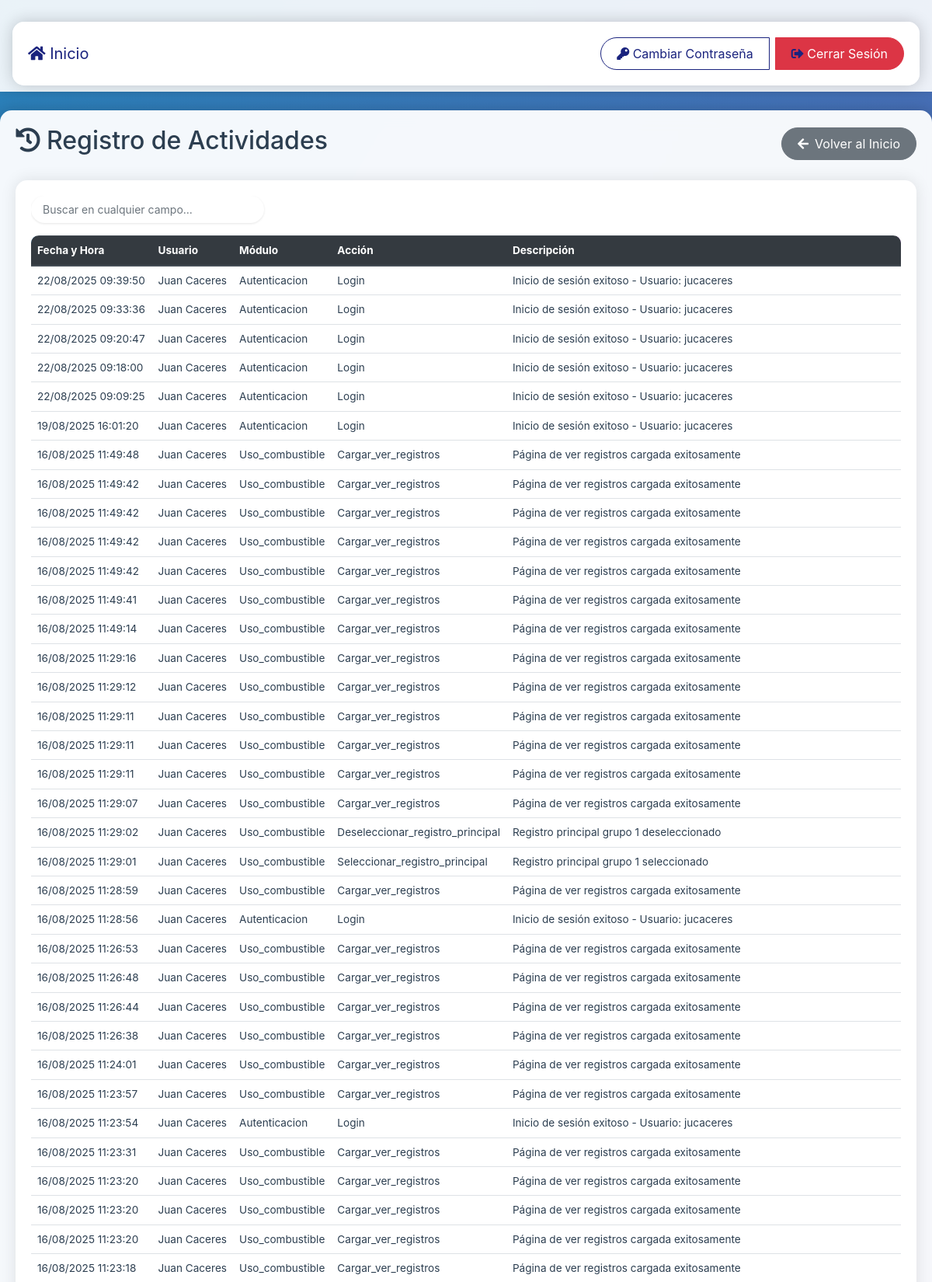
Page /modulos/registro_actividades/index.php (signed in, upper part) on the committed database.
### tables this page shows
CREATE TABLE `registro_actividades` (
  `id` int NOT NULL,
  `usuario_id` int DEFAULT NULL,
  `accion` varchar(255) DEFAULT NULL,
  `descripcion` text,
  `modulo` varchar(100) DEFAULT NULL,
  `fecha_hora` datetime DEFAULT CURRENT_TIMESTAMP,
  `ip_address` varchar(45) DEFAULT NULL
);

CREATE TABLE `usuarios` (
  `id` int NOT NULL,
  `username` varchar(50) NOT NULL,
  `password` varchar(255) NOT NULL,
  `nombre` varchar(100) NOT NULL,
  `rol` enum('administrador','tecnico','supervisor','analista') NOT NULL DEFAULT 'tecnico',
  `codigo_tecnico` varchar(10) DEFAULT NULL,
  `estado` enum('activo','inactivo') NOT NULL DEFAULT 'activo'
);

### models/RegistroActividad.php (called while the page is built, shortened)
<?php
class RegistroActividad {
    private $conn;
    private $table_name = "registro_actividades";
    public function __construct($db) {
        $this->conn = $db;
    }
    public function obtenerRegistros() {
        try {
            $countQuery = "SELECT COUNT(*) FROM " . $this->table_name;
            $stmt = $this->conn->prepare($countQuery);
            $stmt->execute();
            $count = $stmt->fetchColumn();
            $query = "SELECT * FROM " . $this->table_name . " ORDER BY fecha_hora DESC";
            $stmt = $this->conn->prepare($query);
            $stmt->execute();
            $registros = $stmt->fetchAll(PDO::FETCH_ASSOC);
            return $registros;
        } catch(PDOException $e) {
            error_log("Error al obtener registros: " . $e->getMessage());
            error_log("Query que falló: " . $query);
            return [];
        }
    }
}

### modulos/registro_actividades/index.php (the view, shortened to what this page needs)
<?php
require_once '../../config/database.php';
require_once '../../models/RegistroActividad.php';
$database = new Database();
$db = $database->getConnection();
$registro = new RegistroActividad($db);
$actividades = $registro->obtenerRegistros();
?>
<!DOCTYPE html>
<html lang="es">
<head>
    <link rel="stylesheet" href="https://stackpath.bootstrapcdn.com/bootstrap/4.5.2/css/bootstrap.min.css">
    <link rel="stylesheet" href="https://cdnjs.cloudflare.com/ajax/libs/font-awesome/5.15.4/css/all.min.css">
    <link rel="stylesheet" href="../../assets/css/style.css">
</head>
<body>
    <?php include_once '../../includes/header.php'; ?>
    <div class="container mt-4">
        <div class="d-flex justify-content-between align-items-center mb-4">
            <h2><i class="fas fa-history mr-2"></i>Registro de Actividades</h2>
            <a href="/MantenimientodeUPS/dashboard.php" class="btn btn-secondary">
                <i class="fas fa-arrow-left mr-2"></i>Volver al Inicio
            </a>
        </div>
        <div class="card">
            <div class="card-body">
                <div class="table-responsive">
                    <div class="mb-3">
                        <input type="text" id="searchInput" class="form-control" placeholder="Buscar en cualquier campo...">
                    </div>
                    <table class="table table-hover" id="dataTable">
                        <thead class="thead-dark">
                            <tr>
                                <th>Fecha y Hora</th>
                                <th>Usuario</th>
                                <th>Módulo</th>
                                <th>Acción</th>
                                <th>Descripción</th>
                            </tr>
                        </thead>
                        <tbody>
                            <?php foreach ($actividades as $actividad): ?>
                            <tr>
                                <td><?php echo date('d/m/Y H:i:s', strtotime($actividad['fecha_hora'])); ?></td>
                                <td><?php
                                    $query = "SELECT nombre FROM usuarios WHERE id = ?";
                                    $stmt = $db->prepare($query);
                                    $stmt->execute([$actividad['usuario_id']]);
                                    $usuario = $stmt->fetch(PDO::FETCH_ASSOC);
                                    echo htmlspecialchars($usuario['nombre'] ?? 'Usuario Desconocido');
                                ?></td>
                                <td><?php echo htmlspecialchars(ucfirst($actividad['modulo'])); ?></td>
                                <td><?php echo htmlspecialchars(ucfirst($actividad['accion'])); ?></td>
                                <td class="text-wrap"><?php echo htmlspecialchars($actividad['descripcion']); ?></td>
                            </tr>
                            <?php endforeach; ?>
                        </tbody>
                    </table>
                </div>
            </div>
        </div>
    </div>
</body>
</html>

### assets/css/style.css (style rules this page uses)
body { background: linear-gradient(120deg, #2980b9, #8e44ad); min-height: 100vh; padding-bottom: 2rem; }
.container { background: rgba(255,255,255,0.95); border-radius: 15px; box-shadow: 0 0 20px rgba(0,0,0,0.2); backdrop-filter: blur(10px); padding: 20px; margin-top: 20px; margin-left: auto; margin-right: auto; width: 100%; max-width: 1400px; }
.table { background: white; border-radius: 10px; overflow: hidden; margin-bottom: 0; font-size: 0.85rem; }
.table td, .table th { vertical-align: middle; color: #2c3e50; padding: 0.5rem; }
.table th, .table td { width: auto; }
.table th:nth-child(1), .table td:nth-child(1) { width: 7%; }
.table th:nth-child(2), .table td:nth-child(2) { width: 7%; }
.table th:nth-child(3), .table td:nth-child(3) { width: 10%; }
.table th:nth-child(4), .table td:nth-child(4) { width: 7%; }
.table th:nth-child(5), .table td:nth-child(5) { width: 8%; }
.table th:last-child, .table td:last-child { min-width: 120px; }
.btn { border-radius: 25px; padding: 8px 20px; transition: transform 0.3s ease; }
.form-control { border-radius: 25px; padding: 8px 20px; border: 1px solid #ddd; }
.card { border: none; border-radius: 15px; box-shadow: 0 0 20px rgba(0,0,0,0.1); }
.thead-dark { background: linear-gradient(120deg, #2980b9, #8e44ad) !important; }
.table td { vertical-align: middle; }
.table th:last-child, .table td:last-child { min-width: 200px; width: auto; }
.container h2, .container td, .container th { color: #2c3e50 !important; }
.thead-dark th { color: white !important; }
.table { font-size: 0.85rem; margin-bottom: 1rem; }
.table td, .table th { padding: 0.5rem; vertical-align: middle; }
.table-responsive { margin-bottom: 2rem; }
.table th, .table td { white-space: nowrap; }
#searchInput { padding: 10px 15px; border-radius: 20px; border: 1px solid #ddd; margin-bottom: 1rem; width: 100%; max-width: 400px; transition: all 0.3s ease; }

### modulos/registro_actividades/index.php (style rules this page uses)
#searchInput { border: none; box-shadow: none; padding: 6px 15px; font-size: 14px; border-radius: 20px; }
#searchInput { background: white; border-radius: 20px; box-shadow: 0 1px 3px rgba(0,0,0,0.1); max-width: 300px; border: none; padding: 6px 15px; font-size: 14px; }

### rows in the picture
registro_actividades: fecha_hora "22/08/2025 09:39:50", usuario.nombre "Juan Caceres", modulo "Autenticacion", accion "Login", descripcion "Inicio de sesión exitoso - Usuario: jucaceres"
registro_actividades: fecha_hora "22/08/2025 09:33:36", usuario.nombre "Juan Caceres", modulo "Autenticacion", accion "Login", descripcion "Inicio de sesión exitoso - Usuario: jucaceres"
registro_actividades: fecha_hora "22/08/2025 09:20:47", usuario.nombre "Juan Caceres", modulo "Autenticacion", accion "Login", descripcion "Inicio de sesión exitoso - Usuario: jucaceres"
registro_actividades: fecha_hora "22/08/2025 09:18:00", usuario.nombre "Juan Caceres", modulo "Autenticacion", accion "Login", descripcion "Inicio de sesión exitoso - Usuario: jucaceres"
registro_actividades: fecha_hora "22/08/2025 09:09:25", usuario.nombre "Juan Caceres", modulo "Autenticacion", accion "Login", descripcion "Inicio de sesión exitoso - Usuario: jucaceres"
registro_actividades: fecha_hora "19/08/2025 16:01:20", usuario.nombre "Juan Caceres", modulo "Autenticacion", accion "Login", descripcion "Inicio de sesión exitoso - Usuario: jucaceres"
registro_actividades: fecha_hora "16/08/2025 11:49:48", usuario.nombre "Juan Caceres", modulo "Uso_combustible", accion "Cargar_ver_registros", descripcion "Página de ver registros cargada exitosamente"
registro_actividades: fecha_hora "16/08/2025 11:49:42", usuario.nombre "Juan Caceres", modulo "Uso_combustible", accion "Cargar_ver_registros", descripcion "Página de ver registros cargada exitosamente"
registro_actividades: fecha_hora "16/08/2025 11:49:42", usuario.nombre "Juan Caceres", modulo "Uso_combustible", accion "Cargar_ver_registros", descripcion "Página de ver registros cargada exitosamente"
registro_actividades: fecha_hora "16/08/2025 11:49:42", usuario.nombre "Juan Caceres", modulo "Uso_combustible", accion "Cargar_ver_registros", descripcion "Página de ver registros cargada exitosamente"
registro_actividades: fecha_hora "16/08/2025 11:49:42", usuario.nombre "Juan Caceres", modulo "Uso_combustible", accion "Cargar_ver_registros", descripcion "Página de ver registros cargada exitosamente"
registro_actividades: fecha_hora "16/08/2025 11:49:41", usuario.nombre "Juan Caceres", modulo "Uso_combustible", accion "Cargar_ver_registros", descripcion "Página de ver registros cargada exitosamente"
registro_actividades: fecha_hora "16/08/2025 11:49:14", usuario.nombre "Juan Caceres", modulo "Uso_combustible", accion "Cargar_ver_registros", descripcion "Página de ver registros cargada exitosamente"
registro_actividades: fecha_hora "16/08/2025 11:29:16", usuario.nombre "Juan Caceres", modulo "Uso_combustible", accion "Cargar_ver_registros", descripcion "Página de ver registros cargada exitosamente"
registro_actividades: fecha_hora "16/08/2025 11:29:12", usuario.nombre "Juan Caceres", modulo "Uso_combustible", accion "Cargar_ver_registros", descripcion "Página de ver registros cargada exitosamente"
registro_actividades: fecha_hora "16/08/2025 11:29:11", usuario.nombre "Juan Caceres", modulo "Uso_combustible", accion "Cargar_ver_registros", descripcion "Página de ver registros cargada exitosamente"
registro_actividades: fecha_hora "16/08/2025 11:29:11", usuario.nombre "Juan Caceres", modulo "Uso_combustible", accion "Cargar_ver_registros", descripcion "Página de ver registros cargada exitosamente"
registro_actividades: fecha_hora "16/08/2025 11:29:11", usuario.nombre "Juan Caceres", modulo "Uso_combustible", accion "Cargar_ver_registros", descripcion "Página de ver registros cargada exitosamente"
registro_actividades: fecha_hora "16/08/2025 11:29:07", usuario.nombre "Juan Caceres", modulo "Uso_combustible", accion "Cargar_ver_registros", descripcion "Página de ver registros cargada exitosamente"
registro_actividades: fecha_hora "16/08/2025 11:29:02", usuario.nombre "Juan Caceres", modulo "Uso_combustible", accion "Deseleccionar_registro_principal", descripcion "Registro principal grupo 1 deseleccionado"
registro_actividades: fecha_hora "16/08/2025 11:29:01", usuario.nombre "Juan Caceres", modulo "Uso_combustible", accion "Seleccionar_registro_principal", descripcion "Registro principal grupo 1 seleccionado"
registro_actividades: fecha_hora "16/08/2025 11:28:59", usuario.nombre "Juan Caceres", modulo "Uso_combustible", accion "Cargar_ver_registros", descripcion "Página de ver registros cargada exitosamente"
registro_actividades: fecha_hora "16/08/2025 11:28:56", usuario.nombre "Juan Caceres", modulo "Autenticacion", accion "Login", descripcion "Inicio de sesión exitoso - Usuario: jucaceres"
registro_actividades: fecha_hora "16/08/2025 11:26:53", usuario.nombre "Juan Caceres", modulo "Uso_combustible", accion "Cargar_ver_registros", descripcion "Página de ver registros cargada exitosamente"
registro_actividades: fecha_hora "16/08/2025 11:26:48", usuario.nombre "Juan Caceres", modulo "Uso_combustible", accion "Cargar_ver_registros", descripcion "Página de ver registros cargada exitosamente"
registro_actividades: fecha_hora "16/08/2025 11:26:44", usuario.nombre "Juan Caceres", modulo "Uso_combustible", accion "Cargar_ver_registros", descripcion "Página de ver registros cargada exitosamente"
registro_actividades: fecha_hora "16/08/2025 11:26:38", usuario.nombre "Juan Caceres", modulo "Uso_combustible", accion "Cargar_ver_registros", descripcion "Página de ver registros cargada exitosamente"
registro_actividades: fecha_hora "16/08/2025 11:24:01", usuario.nombre "Juan Caceres", modulo "Uso_combustible", accion "Cargar_ver_registros", descripcion "Página de ver registros cargada exitosamente"
registro_actividades: fecha_hora "16/08/2025 11:23:57", usuario.nombre "Juan Caceres", modulo "Uso_combustible", accion "Cargar_ver_registros", descripcion "Página de ver registros cargada exitosamente"
registro_actividades: fecha_hora "16/08/2025 11:23:54", usuario.nombre "Juan Caceres", modulo "Autenticacion", accion "Login", descripcion "Inicio de sesión exitoso - Usuario: jucaceres"
registro_actividades: fecha_hora "16/08/2025 11:23:31", usuario.nombre "Juan Caceres", modulo "Uso_combustible", accion "Cargar_ver_registros", descripcion "Página de ver registros cargada exitosamente"
registro_actividades: fecha_hora "16/08/2025 11:23:20", usuario.nombre "Juan Caceres", modulo "Uso_combustible", accion "Cargar_ver_registros", descripcion "Página de ver registros cargada exitosamente"
registro_actividades: fecha_hora "16/08/2025 11:23:20", usuario.nombre "Juan Caceres", modulo "Uso_combustible", accion "Cargar_ver_registros", descripcion "Página de ver registros cargada exitosamente"
registro_actividades: fecha_hora "16/08/2025 11:23:20", usuario.nombre "Juan Caceres", modulo "Uso_combustible", accion "Cargar_ver_registros", descripcion "Página de ver registros cargada exitosamente"
registro_actividades: fecha_hora "16/08/2025 11:23:18", usuario.nombre "Juan Caceres", modulo "Uso_combustible", accion "Cargar_ver_registros", descripcion "Página de ver registros cargada exitosamente"
